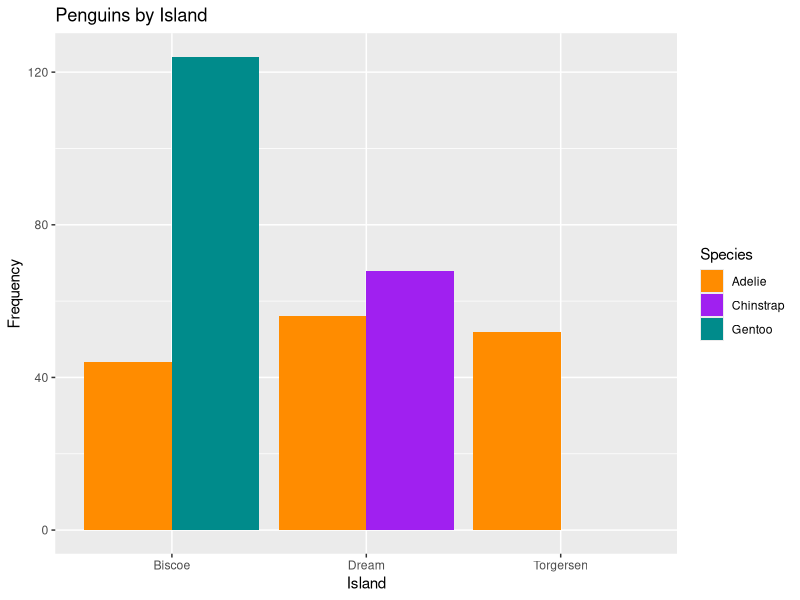
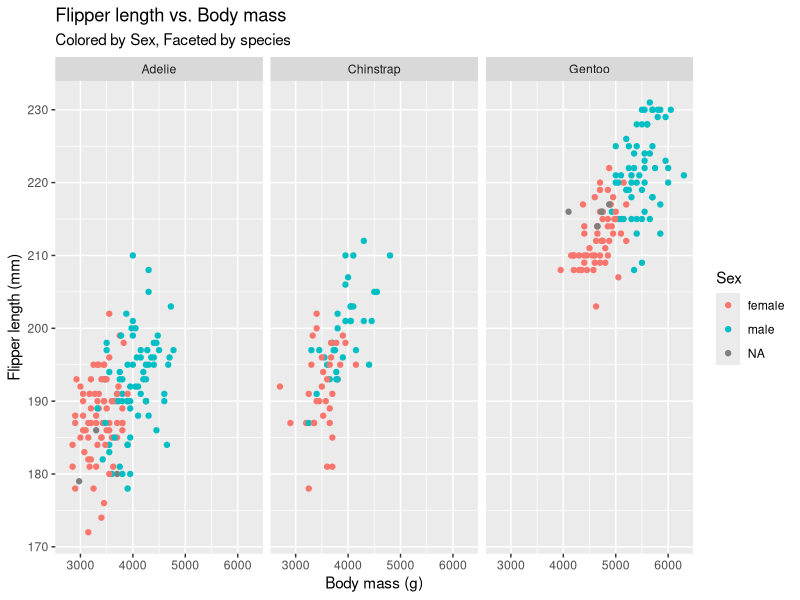
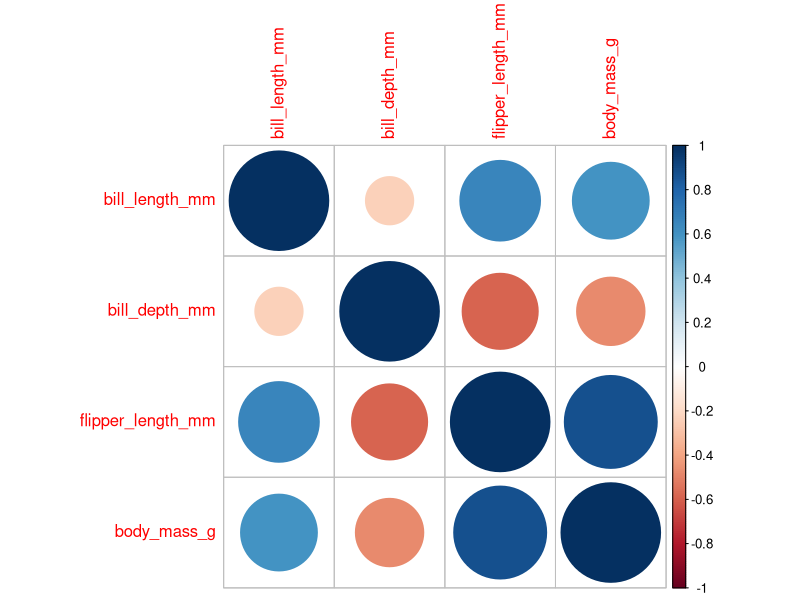
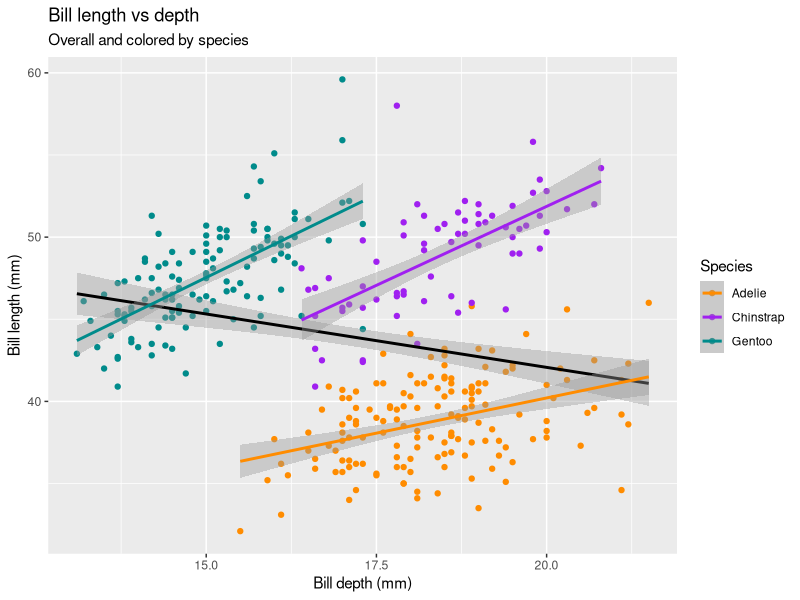

These figures' R source, in order:
library(palmerpenguins)
library(ggplot2)
library(corrplot)

# Caricamento del dataset penguins dal pacchetto palmerpenguins
data("penguins")
head(penguins)

# A. Analisi delle isole e della distribuzione delle specie

# Creiamo una tabella per vedere quante isole ci sono e quanti pinguini
# sono presenti in ciascuna. Inoltre, analizziamo se le specie coabitano.
table(penguins$species, penguins$island)

# B. Rappresentazione grafica della distribuzione dei pinguini per isola

# Creiamo un grafico a barre con ggplot2:
# - aes(x = island): specifica l'asse X con il nome dell'isola
# - geom_bar(): crea un istogramma con il conteggio delle osservazioni
# - aes(fill = species): riempie le barre con colori diversi per ogni specie
# - position_dodge(): separa le barre per specie all'interno di ogni isola
# - scale_fill_manual(): assegna colori specifici alle specie

ggplot(data = penguins, aes(x = island)) + 
    geom_bar(aes(fill = species), 
             position = position_dodge(preserve = "single")) +
    labs(x = "Island", y = "Frequency", fill = "Species",
         title = "Penguins by Island") + 
    scale_fill_manual(values = c("darkorange", "purple", "cyan4"))

# C. Scatter plot per la lunghezza delle pinne vs massa corporea

# Creiamo un grafico a dispersione con ggplot2:
# - aes(x = body_mass_g, y = flipper_length_mm): assegna le variabili agli assi
# - geom_point(aes(color = sex)): rappresenta i punti colorandoli per sesso
# - facet_grid(~ species): suddivide il grafico per specie
# - labs(): definisce le etichette degli assi e il titolo

ggplot(data = penguins, aes(x = body_mass_g, y = flipper_length_mm)) + 
    geom_point(aes(color = sex)) + 
    facet_grid(~ species) +
    labs(x = "Body mass (g)", y = "Flipper length (mm)", color = "Sex",
         title = "Flipper length vs. Body mass", 
         subtitle = "Colored by Sex, Faceted by species")

# D. Calcolo delle correlazioni tra variabili numeriche

# Selezioniamo solo le variabili numeriche del dataset
penguins_numeric <- penguins[, 3:6]

# Calcoliamo la matrice di correlazione tra le variabili numeriche
cors <- cor(penguins_numeric, use = "complete.obs")
cors

# Creiamo un grafico della matrice di correlazione
corrplot::corrplot(corr = cors)

# E. Calcolo della correlazione senza usare cor()

# Selezioniamo due variabili numeriche
var1 <- penguins_numeric$bill_length_mm
var2 <- penguins_numeric$bill_depth_mm

# Metodo 1: utilizzo di cov() e sd()
r_short <- cov(var1, var2, use = "complete.obs") / 
    (sd(var1, na.rm = TRUE) * sd(var2, na.rm = TRUE))

# Metodo 2: calcolo manuale della correlazione
v1 <- na.omit(var1)
v2 <- na.omit(var2)
covariance <- sum((v1 - sum(v1)/length(v1)) * (v2 - sum(v2)/length(v2))) /
    (length(v1) - 1)
sd1 <- sqrt(sum((v1 - sum(v1)/length(v1)) ^ 2) / (length(v1) - 1))
sd2 <- sqrt(sum((v2 - sum(v2)/length(v2)) ^ 2) / (length(v2) - 1))
r_long <- covariance / (sd1 * sd2)

# F. Scatter plot per lunghezza e profondità del becco con regressione lineare

# Creiamo un grafico a dispersione per visualizzare la relazione tra
# lunghezza e profondità del becco.
# - geom_point(): rappresenta i punti colorandoli per specie
# - geom_smooth(method = "lm", color = "black"): aggiunge una linea di regressione globale
# - geom_smooth(aes(color = species), method = "lm"): aggiunge linee di regressione separate per specie
# - scale_color_manual(): assegna colori specifici alle specie

ggplot(data = penguins, aes(x = bill_depth_mm, y = bill_length_mm)) + 
    geom_point(aes(color = species)) +
    geom_smooth(method = "lm", color = "black") +
    geom_smooth(aes(color = species), method = "lm") + 
    scale_color_manual(values = c("darkorange", "purple", "cyan4")) + 
    labs(x = "Bill depth (mm)", y = "Bill length (mm)",
         color = "Species", title = "Bill length vs depth", 
         subtitle = "Overall and colored by species")
